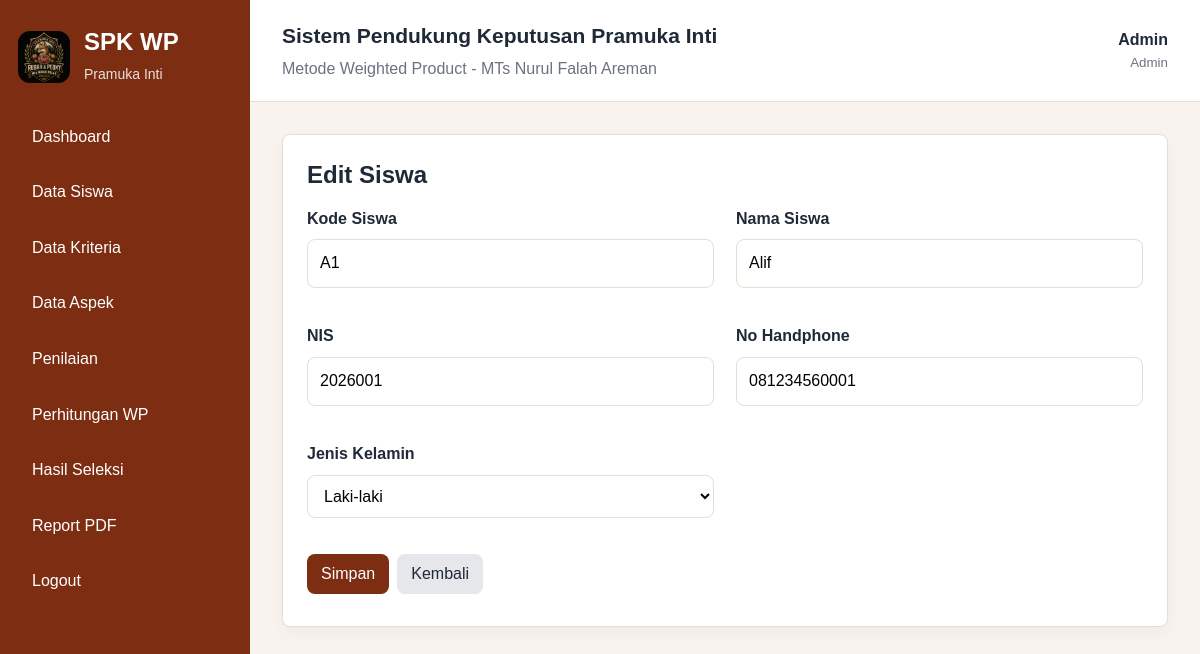
The page /pages/siswa/edit.php?id=1 (signed in) on the database its author committed.
### tables this page shows
CREATE TABLE siswa (
    id_siswa INT AUTO_INCREMENT PRIMARY KEY,
    kode_siswa VARCHAR(20) NOT NULL UNIQUE,
    nama_siswa VARCHAR(100) NOT NULL,
    nis VARCHAR(30) NOT NULL,
    no_handphone VARCHAR(20) NOT NULL,
    jenis_kelamin ENUM('Laki-laki','Perempuan') NOT NULL,
    created_at TIMESTAMP DEFAULT CURRENT_TIMESTAMP
);

### includes/auth.php (called while the page is built, shortened)
<?php
function e($value): string
{
    return htmlspecialchars((string) $value, ENT_QUOTES, 'UTF-8');
}

### pages/siswa/edit.php (the view, shortened to what this page needs)
<?php
require_once __DIR__ . '/../../config/database.php';
require_once __DIR__ . '/../../includes/auth.php';
$id = (int) ($_GET['id'] ?? 0);
$stmt = $pdo->prepare('SELECT * FROM siswa WHERE id_siswa = ?');
$stmt->execute([$id]);
$data = $stmt->fetch();
include __DIR__ . '/../../includes/header.php';
?>
<div class="card">
    <h2>Edit Siswa</h2>
    <form method="post">
        <div class="form-grid">
            <div class="form-group"><label>Kode Siswa</label><input name="kode_siswa" required value="<?= e($_POST['kode_siswa'] ?? $data['kode_siswa']) ?>"></div>
            <div class="form-group"><label>Nama Siswa</label><input name="nama_siswa" required value="<?= e($_POST['nama_siswa'] ?? $data['nama_siswa']) ?>"></div>
            <div class="form-group"><label>NIS</label><input name="nis" required value="<?= e($_POST['nis'] ?? $data['nis']) ?>"></div>
            <div class="form-group"><label>No Handphone</label><input name="no_handphone" required value="<?= e($_POST['no_handphone'] ?? $data['no_handphone']) ?>"></div>
            <div class="form-group"><label>Jenis Kelamin</label><select name="jenis_kelamin" required><?php foreach (['Laki-laki','Perempuan'] as $jk): ?><option value="<?= e($jk) ?>" <?= ($data['jenis_kelamin'] === $jk ? 'selected' : '') ?>><?= e($jk) ?></option><?php endforeach; ?></select></div>
        </div>
        <button class="btn btn-primary" type="submit">Simpan</button><a class="btn" href="index.php">Kembali</a>
    </form>
</div>
<?php include __DIR__ . '/../../includes/footer.php'; ?>

### assets/css/style.css (style rules this page uses)
:root { --primary: #7c2d12; --primary-light: #ffedd5; --dark: #1f2937; --muted: #6b7280; --border: #e7ddd3; --bg: #f8f3ee; --white: #ffffff; --danger: #b91c1c; --warning: #854d0e; }
* { box-sizing: border-box; }
body { margin: 0; font-family: Arial, sans-serif; background: var(--bg); color: var(--dark); line-height: 1.55; }
a { color: inherit; text-decoration: none; }
input, select, textarea, button { font: inherit; }
.card { background: var(--white); border: 1px solid var(--border); border-radius: 8px; padding: 24px; margin-bottom: 24px; box-shadow: 0 6px 18px rgba(15, 23, 42, .04); }
.card h2, .card h3 { margin: 0 0 16px; line-height: 1.3; }
.form-grid { display: grid; column-gap: 22px; row-gap: 18px; grid-template-columns: repeat(2, minmax(0, 1fr)); margin-bottom: 18px; }
.form-group { display: grid; gap: 8px; margin-bottom: 18px; }
label { font-weight: 700; }
input, select, textarea { width: 100%; border: 1px solid var(--border); border-radius: 8px; padding: 11px 12px; background: #fff; }
.btn { display: inline-flex; align-items: center; justify-content: center; gap: 6px; border: 0; border-radius: 8px; padding: 10px 14px; cursor: pointer; background: #e5e7eb; color: var(--dark); margin: 0 8px 8px 0; line-height: 1.25; min-height: 40px; }
.btn-primary { background: var(--primary); color: var(--white); }

### rows shown on the page
siswa: kode_siswa "A1", nama_siswa "Alif", nis "2026001", no_handphone "081234560001"

### other values the page prints
$_SESSION['user']['nama'] "Admin"
str_replace('_', ' ', user_role()) "Admin"
form field jenis_kelamin "Laki-laki"
